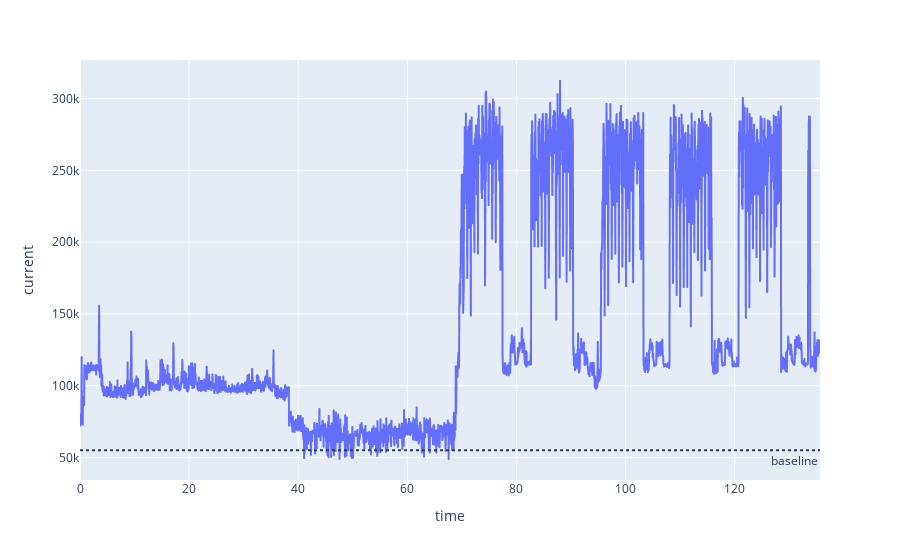

The cell this chart's notebook holds for it:
### Code cell
import plotly.express as px
import plotly.graph_objects as go

fig = px.line(power_draws, x='time', y='current')

fig.add_hline(y=55*1000, line_dash="dot",
              annotation_text="baseline", 
              annotation_position="bottom right")


for index, row in timestamps_for_this_run.iterrows():
    fig.add_vline(x=row['time'], line_width=3, line_color="green", annotation_text=row['label'])


fig.show()

### Figure 1 — Plotly figure (JSON) as saved in the notebook; plotly's stock layout.template omitted (floating-point values rounded to 4 significant figures; data arrays with more than 128 entries replaced by an {"elided": "..."} marker saying what was removed)
{"data": [{"hovertemplate": "time=%{x}<br>current=%{y}<extra></extra>", "legendgroup": "", "line": {"color": "#636efa", "dash": "solid"}, "marker": {"symbol": "circle"}, "mode": "lines", "name": "", "showlegend": false, "type": "scattergl", "x": {"elided": "2705 float values"}, "xaxis": "x", "y": {"elided": "2705 int values"}, "yaxis": "y"}], "layout": {"annotations": [{"showarrow": false, "text": "baseline", "x": 1, "xanchor": "right", "xref": "x domain", "y": 55000, "yanchor": "top", "yref": "y"}], "legend": {"tracegroupgap": 0}, "margin": {"t": 60}, "shapes": [{"line": {"dash": "dot"}, "type": "line", "x0": 0, "x1": 1, "xref": "x domain", "y0": 55000, "y1": 55000, "yref": "y"}], "xaxis": {"anchor": "y", "domain": [0, 1], "title": {"text": "time"}}, "yaxis": {"anchor": "x", "domain": [0, 1], "title": {"text": "current"}}}}
